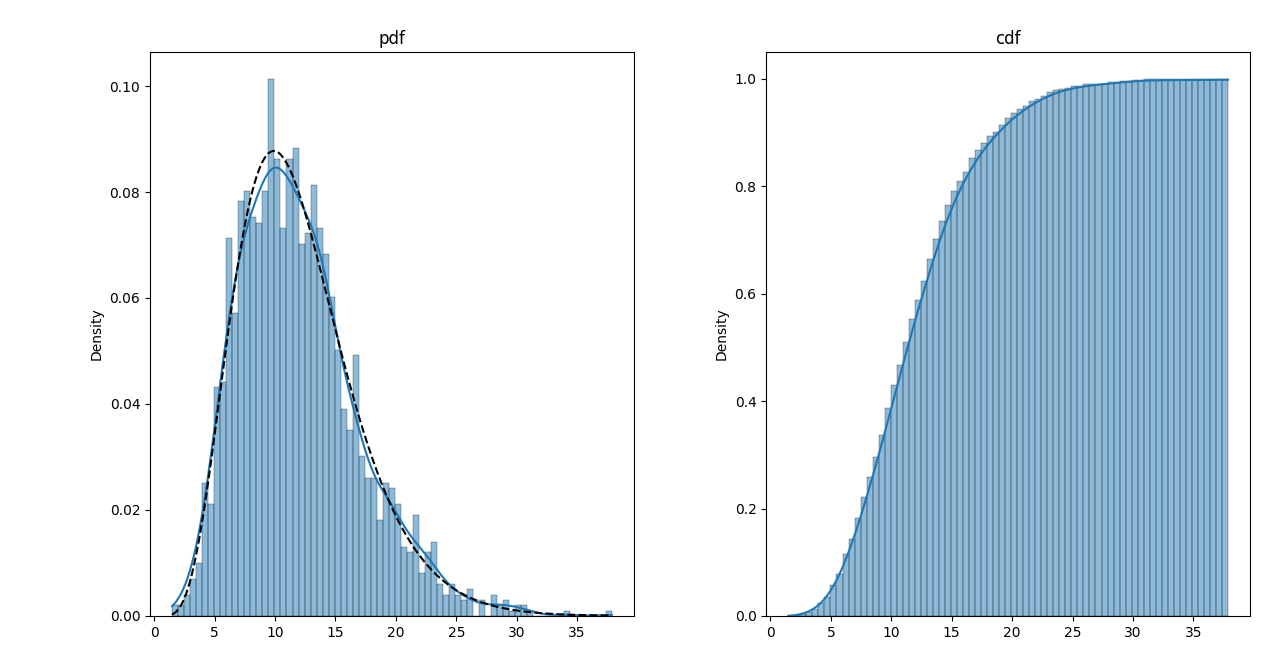

Write Python code to recreate this figure.
import matplotlib.pyplot as plt
import numpy as np
import seaborn as sns
import scipy.stats
import math

fig = plt.figure()
ax1 = fig.add_subplot(121)
ax2 = fig.add_subplot(122)

df=12
datapoints = 2000

data = np.random.chisquare(df, datapoints)

# Probability density function
sns.histplot(x=data, stat='density', kde=True, ax=ax1, binwidth=0.5)
ax1.set_title('pdf')

shape, loc, scale = scipy.stats.chi2.fit(data)
ideal = scipy.stats.chi2.pdf(np.linspace(data.min(), data.max(), datapoints), shape, loc, scale)
ax1.plot(np.linspace(data.min(), data.max(), datapoints), ideal, 'k--')

# Cumulative distribution function
sns.histplot(x=data, stat='density', cumulative=True, kde=True, ax=ax2, binwidth=0.5)
ax2.set_title('cdf')

plt.tight_layout()
plt.show()
